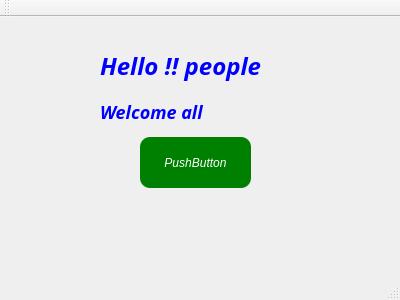
<?xml version="1.0" encoding="UTF-8"?>
<ui version="4.0">
 <class>MainWindow</class>
 <widget class="QMainWindow" name="MainWindow">
  <property name="geometry">
   <rect>
    <x>0</x>
    <y>0</y>
    <width>400</width>
    <height>300</height>
   </rect>
  </property>
  <property name="font">
   <font>
    <italic>true</italic>
   </font>
  </property>
  <property name="windowTitle">
   <string>MainWindow</string>
  </property>
  <widget class="QWidget" name="centralWidget">
   <widget class="QLabel" name="label">
    <property name="geometry">
     <rect>
      <x>100</x>
      <y>30</y>
      <width>201</width>
      <height>81</height>
     </rect>
    </property>
    <property name="font">
     <font>
      <family>Ume P Mincho</family>
     </font>
    </property>
    <property name="text">
     <string>&lt;h1&gt;&lt;font color=&quot;blue&quot;&gt;Hello !! people&lt;/font&gt;&lt;/h1&gt;
&lt;h2&gt;&lt;font color=&quot;blue&quot;&gt;&lt;marquee direction=&quot;right&quot;&gt;Welcome all&lt;/marquee&gt;&lt;/font&gt;&lt;/h2&gt;</string>
    </property>
   </widget>
   <widget class="QPushButton" name="pushButton">
    <property name="geometry">
     <rect>
      <x>140</x>
      <y>120</y>
      <width>111</width>
      <height>51</height>
     </rect>
    </property>
    <property name="styleSheet">
     <string notr="true">color :white;
background-color:green;
border-radius:10px;
</string>
    </property>
    <property name="text">
     <string>PushButton</string>
    </property>
   </widget>
  </widget>
  <widget class="QMenuBar" name="menuBar">
   <property name="geometry">
    <rect>
     <x>0</x>
     <y>0</y>
     <width>400</width>
     <height>22</height>
    </rect>
   </property>
  </widget>
  <widget class="QToolBar" name="mainToolBar">
   <attribute name="toolBarArea">
    <enum>TopToolBarArea</enum>
   </attribute>
   <attribute name="toolBarBreak">
    <bool>false</bool>
   </attribute>
  </widget>
  <widget class="QStatusBar" name="statusBar"/>
 </widget>
 <layoutdefault spacing="6" margin="11"/>
 <resources/>
 <connections/>
</ui>
